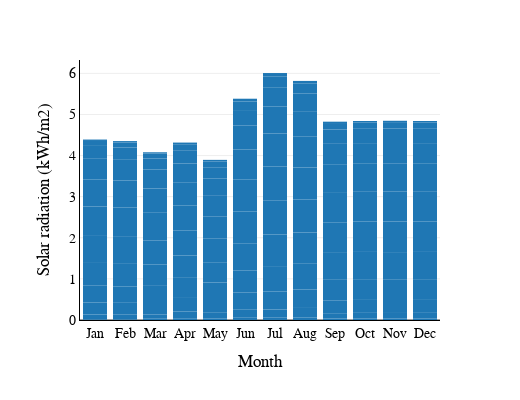

This figure's notebook cell:
### Code cell
fig = px.bar(radiacion_2,
              y='Solar Radiation Impute',
              x='Month',
              template="xgridoff",
              
              category_orders={
                  "Month": [
                      "Jan", "Feb", "Mar", "Apr", "May", "Jun", "Jul", "Aug",
                      "Sep", "Oct", "Nov", "Dec"                  ]
              },
              #title="Load Profile 2019",
              width=520,
              height=400)
fig.update_yaxes(nticks=10)
fig.update_xaxes(nticks=15)
fig.update_xaxes(title_text='Month')
fig.update_yaxes(title_text='Solar radiation (kWh/m2)')
#fig.layout.update(showlegend=False) 
fig.update_yaxes(showline=True, linecolor='black')
fig.update_xaxes(showline=True, linecolor='black')

fig.update_layout(
    font_family="Times New Roman",
    title_font_family="Times New Roman",
    font_size=14
    ,
    font_color="black",
)
fig.show()
fig.write_image("solar_radiaton_2.eps")

### Figure 1 — Plotly figure (JSON) as saved in the notebook; plotly's stock layout.template omitted (floating-point values rounded to 4 significant figures; data arrays with more than 128 entries replaced by an {"elided": "..."} marker saying what was removed)
{"data": [{"alignmentgroup": "True", "hovertemplate": "Month=%{x}<br>Solar Radiation Impute=%{y}<extra></extra>", "legendgroup": "", "marker": {"color": "#1F77B4"}, "name": "", "offsetgroup": "", "orientation": "v", "showlegend": false, "textposition": "auto", "type": "bar", "x": {"elided": "288 str values"}, "xaxis": "x", "y": {"elided": "288 float values"}, "yaxis": "y"}], "layout": {"barmode": "relative", "font": {"color": "black", "family": "Times New Roman", "size": 14}, "height": 400, "legend": {"tracegroupgap": 0}, "margin": {"t": 60}, "title": {"font": {"family": "Times New Roman"}}, "width": 520, "xaxis": {"anchor": "y", "categoryarray": ["Jan", "Feb", "Mar", "Apr", "May", "Jun", "Jul", "Aug", "Sep", "Oct", "Nov", "Dec"], "categoryorder": "array", "domain": [0, 1], "linecolor": "black", "nticks": 15, "showline": true, "title": {"text": "Month"}}, "yaxis": {"anchor": "x", "domain": [0, 1], "linecolor": "black", "nticks": 10, "showline": true, "title": {"text": "Solar radiation (kWh/m2)"}}}}
